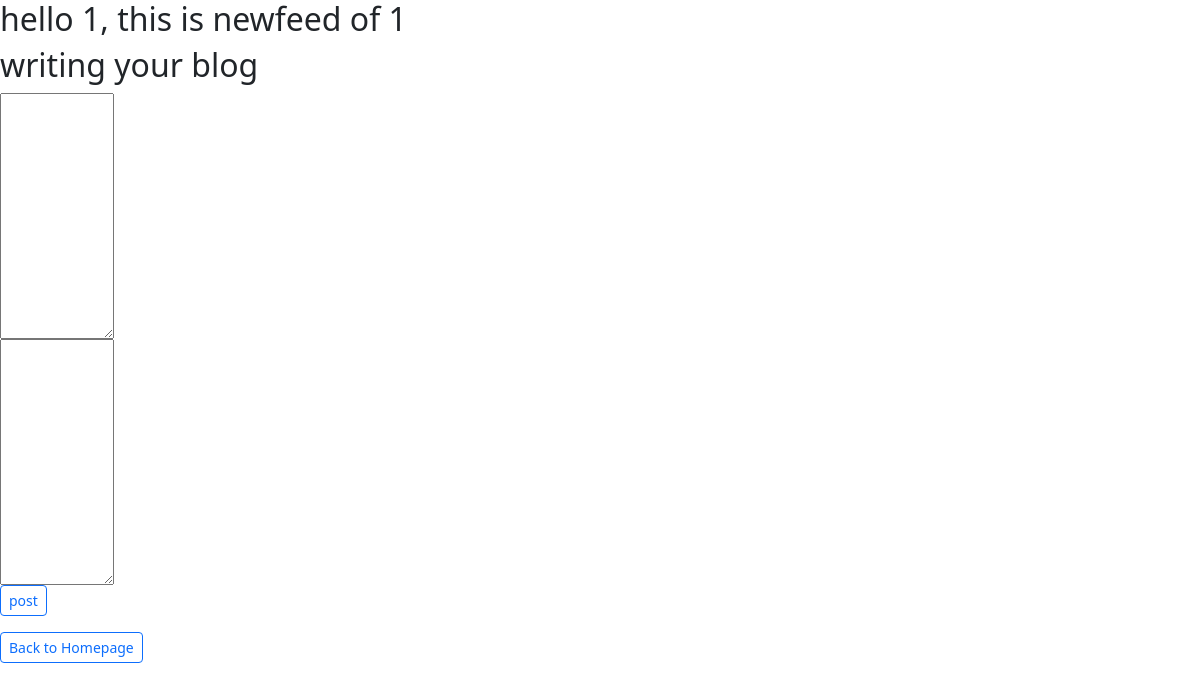
/blog/1, run on an earlier commit of the app's database.
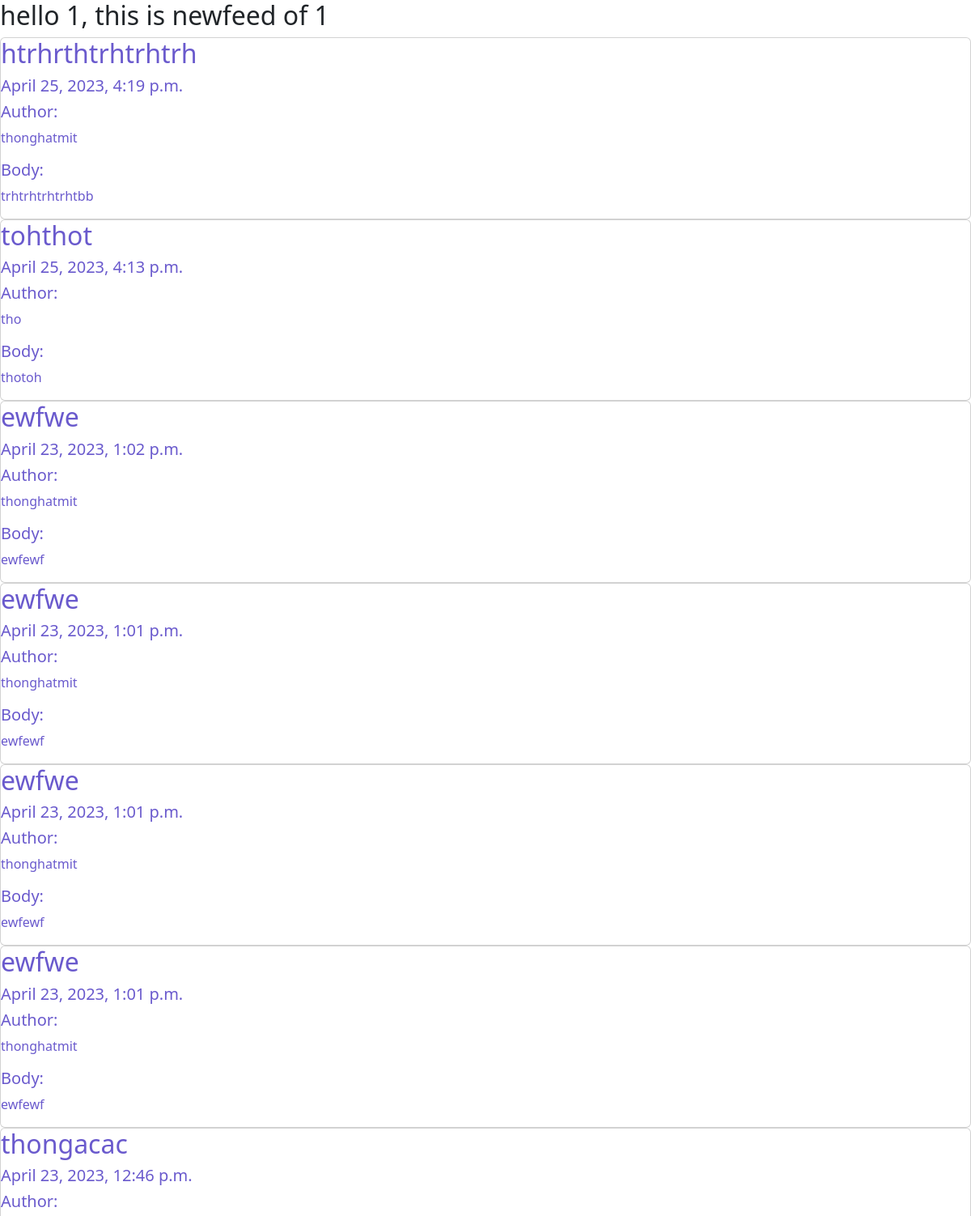
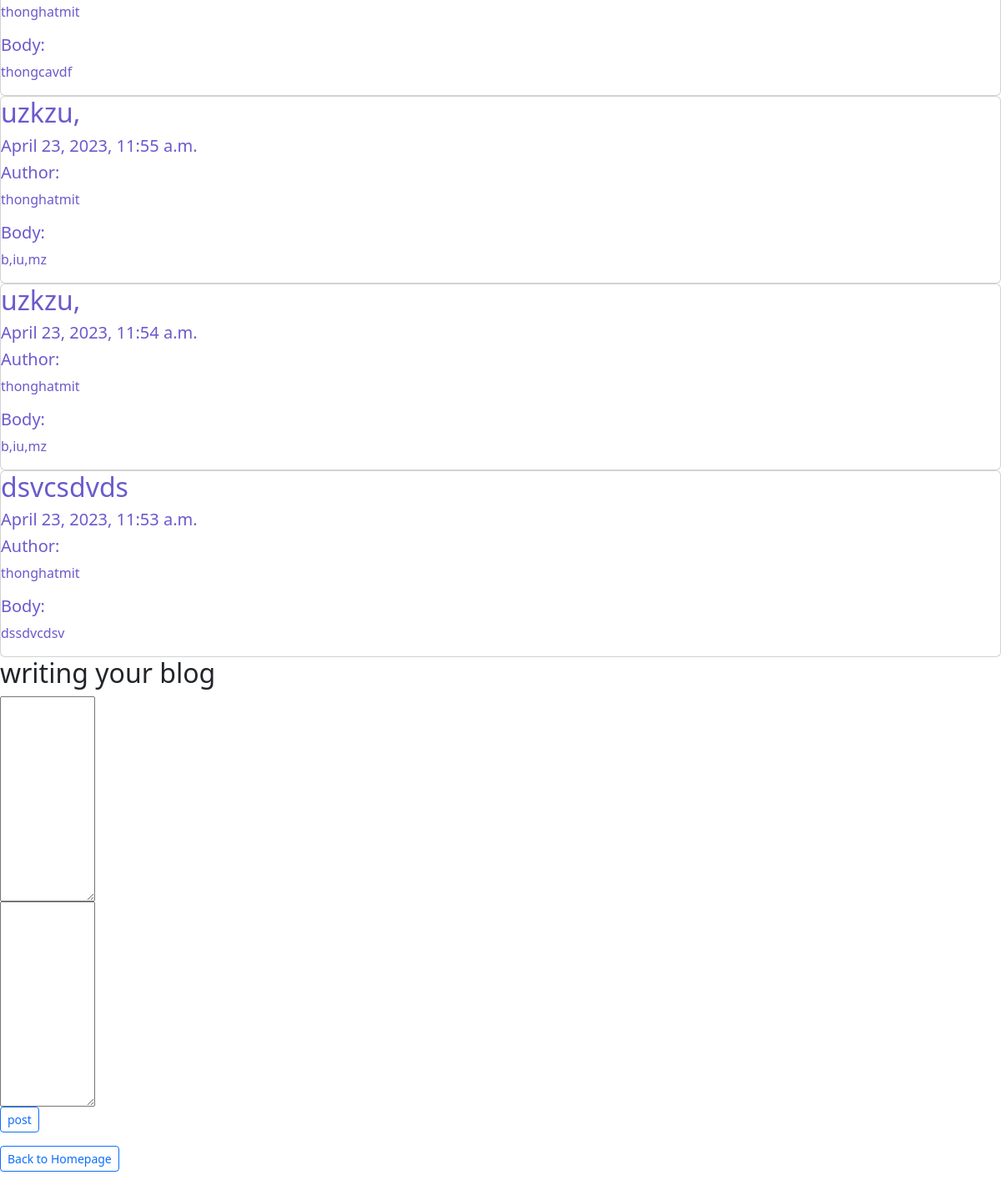
And on a later commit of the database (2 pictures, top to bottom).
### hello/models.py (models this page shows)
class Post(models.Model):
    title=models.CharField(max_length=100)
    body=models.CharField(max_length=10000000)
    author=models.CharField(max_length=100)
    created_at=models.DateTimeField(default=datetime.now, blank=True)
    '''
    def __init__(self,title,body,created_at):

     self.title = title
     self.body= body
     self.created_at=created_at
     '''

### hello/views.py (the view, shortened to what this page needs)
# urls.py: path('blog/<str:pk>',views.blog,name='blog'),
def blog(request, pk):
    print(request.POST.get('PostName'))
    posts=Post.objects.all()
    return render(request, 'blog.html' ,{'pk':pk, 'posts':posts})

### templates/blog.html (shortened to what this page needs)
<head>
    <link href="https://cdn.jsdelivr.net/npm/bootstrap@5.3.0-alpha1/dist/css/bootstrap.min.css"
          rel="stylesheet"
/>
    <link rel="stylesheet"
          href="https://cdn.jsdelivr.net/npm/bootstrap-icons@1.10.3/font/bootstrap-icons.css"/>
</head>
<div class="header">
    <h2>hello {{pk}}, this is newfeed of {{pk}}</h2>
  </div>
  <div class="row">
    <div class="leftcolumn">
      {% for post in posts reversed %}
      <div class="card">
        <a style="text-decoration: none; color:slateblue;" href="/post/{{user.username}}/{{post.id}}">
          <h2>{{post.title}}</h2>
          <h5>{{post.created_at}}</h5>
          <h5><h5>Author:</h5>{{post.author}}</h5>
          <p><h5>Body:</h5>{{post.body|truncatewords:20}}</p>
        </a>
      </div>
      {% endfor %}
    </div>
  </div>
  <div class="header">
    <h2>writing your blog</h2>
  </div>
  <form method="POST" action="" class="col-auto">
    <textarea name="posttitle" rows="10" cols="10"></textarea><br>
    <textarea name="blogpost" rows="10" cols="10"></textarea><br>
    <button id="stat-btn" name="PostName" value="PostValue" class="btn btn-outline-primary btn-sm">post</button>
  </form>
  <form method="POST" action="/" class="col-auto">
    <button id="stat-btn" class="btn btn-outline-primary btn-sm">Back to Homepage</button>
</form>

What changed in the data, as far as the page shows it:
added Post: title "htrhrthtrhtrhtrh", created_at "April 25, 2023, 4:19 p.m.", author "thonghatmit", body "trhtrhtrhtrhtbb"
added Post: title "tohthot", created_at "April 25, 2023, 4:13 p.m.", author "tho", body "thotoh"
added Post: title "ewfwe", created_at "April 23, 2023, 1:02 p.m.", author "thonghatmit", body "ewfewf"
added Post: title "ewfwe", created_at "April 23, 2023, 1:01 p.m.", author "thonghatmit", body "ewfewf"
added Post: title "ewfwe", created_at "April 23, 2023, 1:01 p.m.", author "thonghatmit", body "ewfewf"
added Post: title "ewfwe", created_at "April 23, 2023, 1:01 p.m.", author "thonghatmit", body "ewfewf"
added Post: title "thongacac", created_at "April 23, 2023, 12:46 p.m.", author "thonghatmit", body "thongcavdf"
added Post: title "uzkzu,", created_at "April 23, 2023, 11:55 a.m.", author "thonghatmit", body "b,iu,mz"
added Post: title "uzkzu,", created_at "April 23, 2023, 11:54 a.m.", author "thonghatmit", body "b,iu,mz"
added Post: title "dsvcsdvds", created_at "April 23, 2023, 11:53 a.m.", author "thonghatmit", body "dssdvcdsv"
